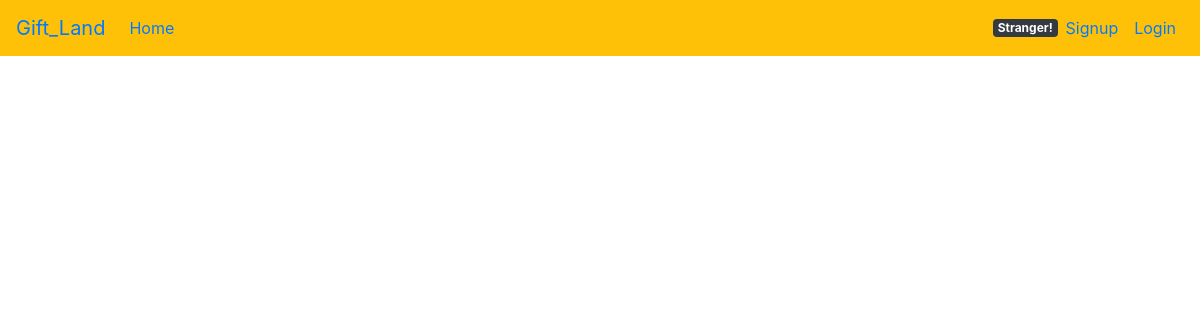
Before: / with the older database file.
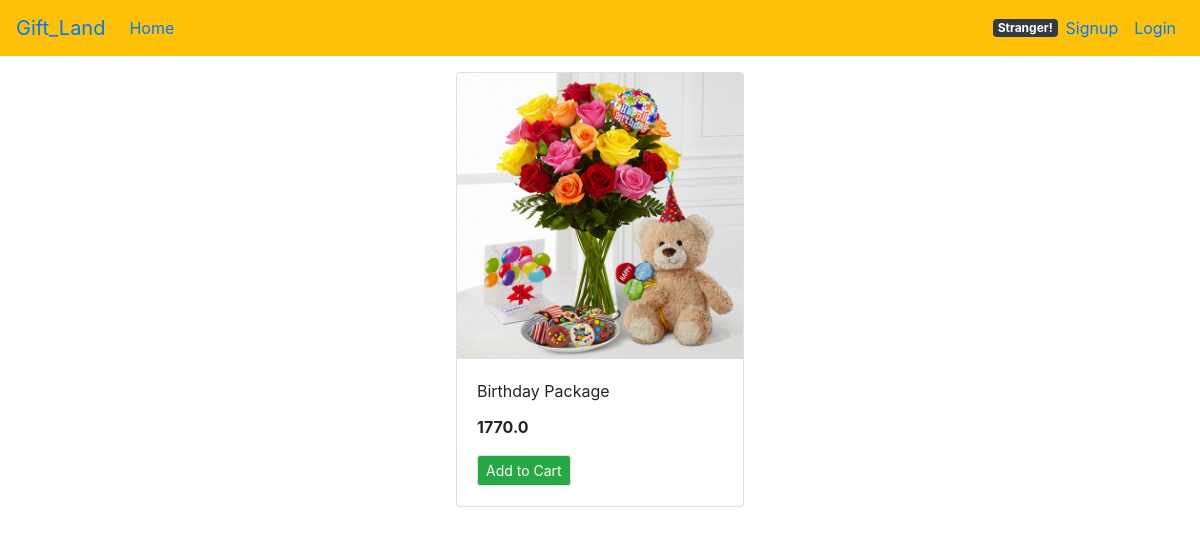
After: the same page with the newer database file.
### ProductView/models.py (models this page shows, shortened)
class Product(models.Model):
    p_id=models.IntegerField(default=0)
    p_name=models.CharField(max_length=100)
    p_price=models.FloatField(default=0)
    totalstock=models.CharField(max_length=100,default='')
    p_image=models.ImageField(upload_to='picture/')

### ProductView/views.py (the view)
# urls.py: path('', viewproduct.Index),
def Index(request):
    product=Product.objects.all()
    context={
        'product':product,
    }
    return render(request,'index.html',context)

### templates/index.html
{% extends 'base.html' %}
{% block content %}
<div class="container-fluid mt-3">
	 <div class="row">
<div id="products" class="col-lg-8 mx-auto">
	<div class="row mx-auto" >
		{% for i in product %}
		<div class="card mx-auto mb-3" style="width: 18rem;">
		<img src="{{i.p_image.url }}" class="card-img-top" alt="...">
		<div class="card-body">
		<p class="card-title">{{i.p_name}}</p>
		<p class="card-text"><b>{{i.p_price}}</b></p>
		<button type="submit" class="btn btn-success border btn-sm">Add to Cart</button>
		</div>
		</div>
		{% endfor %}
	</div>
</div>
</div>
</div>
{% endblock %}

### templates/base.html (shortened to what this page needs)
<!doctype html>
<html lang="en">
  <head>
    <link rel="stylesheet" href="https://stackpath.bootstrapcdn.com/bootstrap/4.5.2/css/bootstrap.min.css">
  </head>
  <body>
<nav class="navbar navbar-expand-lg navbar-transparent bg-warning">
	<a class="navbar-brand" href="#">Gift_Land</a>
	<div class="collapse navbar-collapse" id="navbarSupportedContent">
	  <ul class="navbar-nav mr-auto">
		<li class="nav-item active">
		  <a class="nav-link" href="/">Home <span class="sr-only">(current)</span></a>
		</li>
	  </ul>
	{% if user.is_authenticated %}
	    <span class="badge badge-dark">{{user.username}}</span>
	<ul class="navbar-nav  my-2 my-lg-0">
		<li class="nav-item active">
		  <a class="nav-link" href="/account/logout">Logout<span class="sr-only">(current)</span></a>
		</li>
        <li class="nav-item">
			<a class="nav-link" href="/profile">Profile</a>
		  </li>
		  <li class="nav-item">
			<a class="nav-link" href="/profileview">View Profile</a>
		  </li>
        <li class="nav-item">
			<a class="nav-link" href="/account/password_change">Change Password</a>
		</li>
	</ul>
	{% else %}
	    <span class="badge badge-dark">Stranger!</span>
	<ul class="navbar-nav  my-2 my-lg-0">
		<li class="nav-item active">
			<a class="nav-link" href="/signup">Signup<span class="sr-only">(current)</span></a>
		</li>
		<li class="nav-item active">
			<a class="nav-link" href="/account/login">Login<span class="sr-only">(current)</span></a>
		</li>
	</ul>
	{% endif %}
	</div>
  </nav>
  {% block content %}
  {% endblock %}
  </body>
</html>

Changed rows visible on the page:
added Product: p_image (picture), p_name "Birthday Package", p_price "1770.0"
